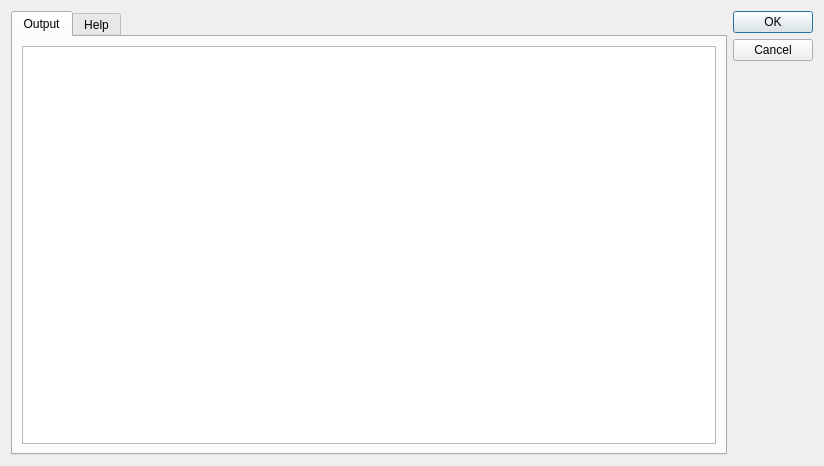
<?xml version="1.0" encoding="UTF-8"?>
<ui version="4.0">
 <class>VulnsDialog</class>
 <widget class="QDialog" name="VulnsDialog">
  <property name="geometry">
   <rect>
    <x>0</x>
    <y>0</y>
    <width>824</width>
    <height>466</height>
   </rect>
  </property>
  <property name="windowTitle">
   <string>Script Output</string>
  </property>
  <layout class="QHBoxLayout" name="horizontalLayout">
   <item>
    <widget class="QTabWidget" name="vuln_tabs">
     <property name="currentIndex">
      <number>0</number>
     </property>
     <widget class="QWidget" name="output_tab">
      <attribute name="title">
       <string>Output</string>
      </attribute>
      <layout class="QVBoxLayout" name="verticalLayout_2">
       <item>
        <widget class="QListWidget" name="output_list"/>
       </item>
      </layout>
     </widget>
     <widget class="QWidget" name="help_tab">
      <attribute name="title">
       <string>Help</string>
      </attribute>
      <layout class="QVBoxLayout" name="verticalLayout">
       <item>
        <widget class="QTextEdit" name="help_text"/>
       </item>
      </layout>
     </widget>
    </widget>
   </item>
   <item>
    <widget class="QDialogButtonBox" name="default_buttons">
     <property name="orientation">
      <enum>Qt::Vertical</enum>
     </property>
     <property name="standardButtons">
      <set>QDialogButtonBox::Cancel|QDialogButtonBox::Ok</set>
     </property>
    </widget>
   </item>
  </layout>
 </widget>
 <resources/>
 <connections>
  <connection>
   <sender>default_buttons</sender>
   <signal>accepted()</signal>
   <receiver>VulnsDialog</receiver>
   <slot>accept()</slot>
   <hints>
    <hint type="sourcelabel">
     <x>248</x>
     <y>254</y>
    </hint>
    <hint type="destinationlabel">
     <x>157</x>
     <y>274</y>
    </hint>
   </hints>
  </connection>
  <connection>
   <sender>default_buttons</sender>
   <signal>rejected()</signal>
   <receiver>VulnsDialog</receiver>
   <slot>reject()</slot>
   <hints>
    <hint type="sourcelabel">
     <x>316</x>
     <y>260</y>
    </hint>
    <hint type="destinationlabel">
     <x>286</x>
     <y>274</y>
    </hint>
   </hints>
  </connection>
 </connections>
</ui>
